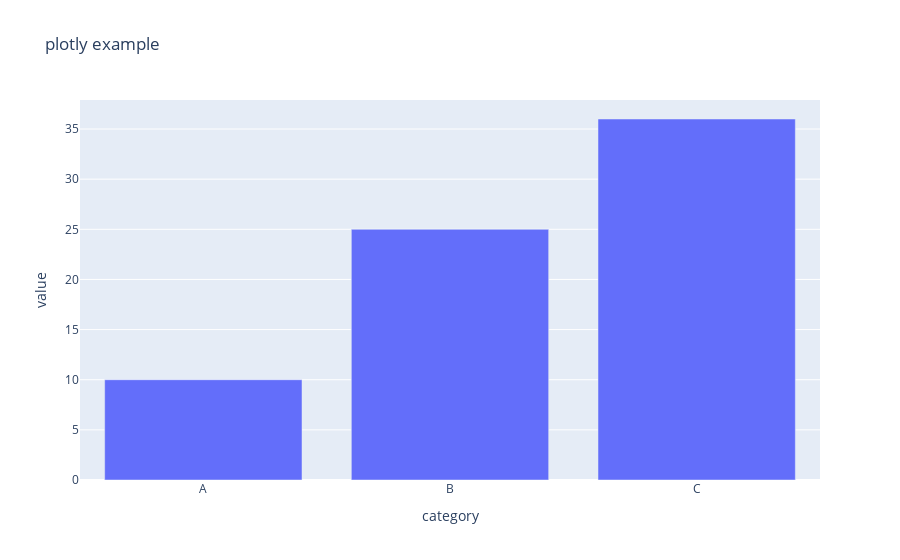

Notebook cell for this chart:
### Code cell
data = pd.DataFrame({"category": ["A", "B", "C"],
"value": [10, 25, 36]})

plt.bar(data["category"], data["value"], color="skyblue")
plt.title("Matplotlib bar chart")
plt.xlabel("category")
plt.ylabel("value")
plt.grid(axis = "y", linestyle= "--", alpha= 0.7)
plt.show()

sns.barplot(x="category", y="value", hue= "category", data=data, palette= "viridis", legend=False)
plt.title("SNS bar chart")
plt.grid(axis="y", linestyle = "--", alpha = 0.8)
plt.show()

fig= px.bar(data, x="category", y="value", title ="plotly example")
fig.show()

### Figure 1 — Plotly figure (JSON) as saved in the notebook; plotly's stock layout.template omitted (floating-point values rounded to 4 significant figures)
{"data": [{"hovertemplate": "category=%{x}<br>value=%{y}<extra></extra>", "legendgroup": "", "marker": {"color": "#636efa", "pattern": {"shape": ""}}, "name": "", "orientation": "v", "showlegend": false, "textposition": "auto", "type": "bar", "x": ["A", "B", "C"], "xaxis": "x", "y": [10, 25, 36], "yaxis": "y"}], "layout": {"barmode": "relative", "legend": {"tracegroupgap": 0}, "title": {"text": "plotly example"}, "xaxis": {"anchor": "y", "domain": [0, 1], "title": {"text": "category"}}, "yaxis": {"anchor": "x", "domain": [0, 1], "title": {"text": "value"}}}}
